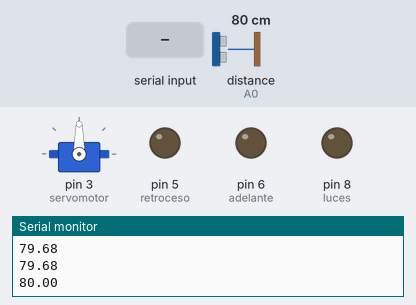
Recording of a sketch running on a simulated Arduino Uno, built with avr-gcc and run on an emulated ATmega328P. On the bench: servo, output pins drawn as LEDs (lit = HIGH), the last lines printed to the serial monitor. Wiring (inferred from the names in the program): ultrasonic range finder: trigger pin 7; echo A0. The test bench sets the inputs (shaded band); at power-on: distance to the obstacle (sensor on A0) 80 cm. The echo pulse lasts 58.3 µs per cm; pins used as bus, display or sensor lines are not drawn.

Above: at 1.2 s.
1.3 s: "b." received over the second serial link
At 2.6 s:
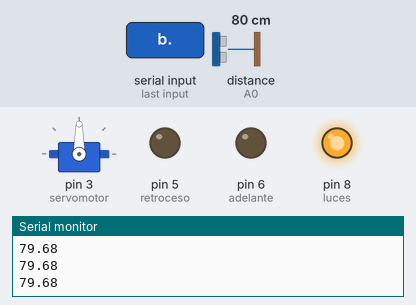
Timing chart, 0 to 4.3 s (numbered marks = the images above; inputs shaded):
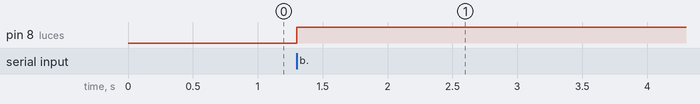

Measured:
- after the input at 1.3 s, pin 8 (luces): LOW → HIGH at once

The sketch:

Coche.ino
```cpp
#include <Servo.h>
#include <SoftwareSerial.h>

//**********************************************************
int luces=8; //Pin para las luces
int triguer=7; //Pin para el disparo del ultrasonidos
int adelante=6; //Pin para el avance del vehiculo
int retroceso=5; //Pin para el retroceso del vehiculo
int servomotor=3; //Pin para el servo del vehiculo
int recepcion_eco=A0; //Pin para recibir el eco del ultrasonidos

int TX=4; //Pin para transmitir datos del bluetooth
int RX=2; //Pin para recibir datos del bluetooth

SoftwareSerial Bluetooth(RX, TX); // Configuracion de los pines para el bluetooth
//**********************************************************

unsigned int eco=0; //Eco recibido del ultrasonido
float distancia=4.0; //Distancia medida por el ultrasonidos
float distancia_min=6.0; //Distancia a partir de la cual el coche no avanzara

char caracter; //Caracter leido actualmente desde el serial
String lectura=""; //Palabra completa recibida
boolean num=0; //Indica si se esta recibiendo un numero o no
unsigned long numero=0; //Valor numerico recibido

int luz=0; //Encendido o apagado de las luces del coche
int angulo=90; //Angulo del servo
int velocidad=0; //valor PWM para el motor
unsigned long tiempo=0; //Tiempo de ejecucion de las ordenes recividas en microsegundos
int anguloa=0; //Angulo del servo en automatico
int velocidada=0; //valor PWM para el motor en automatico


Servo giro; //Declaracion del servo

unsigned long retraso=0; //Tiempo de ejecucion del programa
unsigned long retraso_anterior=0; //Valor actual del micros()
unsigned long contu=0; //Servira para saber cuando hacer el disparo del ultrasonido
unsigned long retrasou=250000; //Tiempo entre disparos del ultrasonido en microsegundos
unsigned long conts=0; //Contador para el tiempo entre giros
unsigned long retrasos=5000; //Tiempo entre giros del servo en microsegundos
unsigned long conta=0; //Contador para el modo automatico

void setup() {

  pinMode(luces,OUTPUT); //Luces del coche
  pinMode(triguer,OUTPUT); //Disparo de sonido
  pinMode(adelante,OUTPUT); //Avance del coche
  pinMode(retroceso,OUTPUT); //Retroceso del coche
  giro.attach(servomotor); //Pin para el PWM del servo

  Serial.begin(9600); //Inicializacion del serial a 9600 baudios [caracteres/segundo]
  Bluetooth.begin(9600); //Inicializacion del serial para el bluetooth
}

void loop() {
  retraso_anterior=micros();

  if (Bluetooth.available()){ //Lectura de lo recibido a traves del puerto serie del bluetooth
    caracter=Bluetooth.read(); //Recepcion del caracter en el buffer serie del bluetooth (Solo se puede leer un caracter a la vez)
    if (caracter=='0' or caracter=='1' or caracter=='2' or caracter=='3' or caracter=='4' or caracter=='5' or caracter=='6' or caracter=='7' or caracter=='8' or caracter=='9'){
      if (lectura==""){
        //Para saber si se esta recibiendo un numero
        num=1;
      }
    }
    lectura=lectura+caracter; //Acumulacion de los caracteres recibidos
    if (caracter=='.'){ //'.' indica el fin de un dato cualquiera

      if (num==0){ //Si no es un numero
        if (lectura=="a."){ //Forzar la detencion del modo automatico
          conta=0;
        }
        if (lectura=="b."){ //Control de la luz del coche
          luz=1-luz;
          if (luz==0){
            digitalWrite(luces, LOW); //Apagado de las luces
          }
          if (luz==1){
            digitalWrite(luces, HIGH); //Encendido de las luces
          }
        }
      }
      if (num==1){ //Si es un numero
        numero=lectura.toInt(); //Conversion de la cadena de caracteres a numero (Int no se refiera al tipo de variable int)
        num=0;
        //Serial.print("Numero recibido: ");Serial.println(numero);
      }
      //Serial.print("Recibido: ");Serial.println(lectura);
      lectura="";
    }
    if (numero>=1 and numero<=181){ //Si el numero esta en ese rango, significa que es el valor del angulo
      angulo=numero-1; //Se resta 1 para tener el angulo
      //Serial.print("Angulo: ");Serial.println(angulo);
    }
    if (numero>=182 and numero<=692){ //Si el numero esta en ese rango, significa que es el valor de la velocidad
      velocidad=numero-437; //Se resta 437 para tener velocidad en un rango de -255 a 255
      //Serial.print("Velocidad: ");Serial.println(velocidad);
    }
    if (numero>=693 and numero<=873){ //Si el numero esta en ese rango, significa que es el valor del angulo en modo automatico
      anguloa=numero-693; //Se resta 693 para tener el angulo
      //Serial.print("Angulo automatico: ");Serial.println(anguloa);
    }
    if (numero>=874 and numero<=1384){ //Si el numero esta en ese rango, significa que es el valor de la velocidad en modo automatico
      velocidada=numero-1129; //Se resta 1129 para tener velocidad en un rango de -255 a 255
      //Serial.print("Velocidad automatica: ");Serial.println(velocidada);
    }
    if (numero>=1385){ //Si el numero esta en ese rango, significa que es el valor del tiempo en modo automatico
      conta=conta+1; //Da inicio al modo automatico
      tiempo=(numero-1385)*1000; //Se resta 1385 para tener el tiempo, y se multiplica por 1000 para tenerlo en microsegundos
      //Serial.print("Tiempo: ");Serial.println(tiempo);
    }
    numero=0;
  }

  if (conta>tiempo){ //El modo automatico a de finalizar
    conta=0;
    velocidad=0;
  }
  if (conta<=tiempo and conta>0){ //Si el modo automatico esta activo. reseteara los valores de angulo y velocidad con los del modo automatico
    velocidad=velocidada;
    angulo=anguloa;
    //Serial.println("AUTOMATICO");
  }

  if (contu>=retrasou){
    digitalWrite(triguer, HIGH); //Emision de ultrasonidos
    delayMicroseconds(12);
    digitalWrite(triguer, LOW); //Emitido 10 microsegundos
    eco=pulseIn(recepcion_eco, HIGH); //Recepcion del ultrasonido
    distancia=eco*0.0343/2; //Conversion del eco a centimetros
    Serial.println(distancia);
    contu=contu-retrasou; //Reseteo del contador del ultrasonidos
    //Serial.print("Eco: ");Serial.print(eco);Serial.print("  ");Serial.print("Distancia: ");Serial.print(distancia);Serial.println(" cm");
  }

  if (velocidad>0){ //El coche debera avanzar, aunque solo podra hacerlo si no tiene nada por delante a menos de 10 cm de distanc
    if (distancia<distancia_min){
      analogWrite(adelante,0);
    }
    else {
      analogWrite(adelante,velocidad);
    }
    analogWrite(retroceso,0);
  }
  if (velocidad<0){ //El coche debera retroceder
    analogWrite(adelante,0);
    analogWrite(retroceso,-velocidad);
  }
  if (velocidad==0){ //El coche debera parar
    analogWrite(adelante,0);
    analogWrite(retroceso,0);
  }
  if (conts>=retrasos){ //El giro se efectuara tras un determinado tiempo
    giro.write(angulo); //Angulo que girara el servo
    conts=conts-retrasos; //Reseteo del contador del servo
  }

  retraso=micros()-retraso_anterior; //Medicion del tiempo de ejecucion del programa en microsegundos
  contu=contu+retraso; //Avance para el contador del ultrasonido
  conts=conts+retraso; //Avance para el contador del servo
  if (conta>0){ //Avance para el contador del modo automatico si fuese necesario
    conta=conta+retraso;
  }
  //Serial.print("Tiempo de ejecucion de un ciclo del programa: ");Serial.print(retraso);Serial.println(" microsegundos");
}
```
